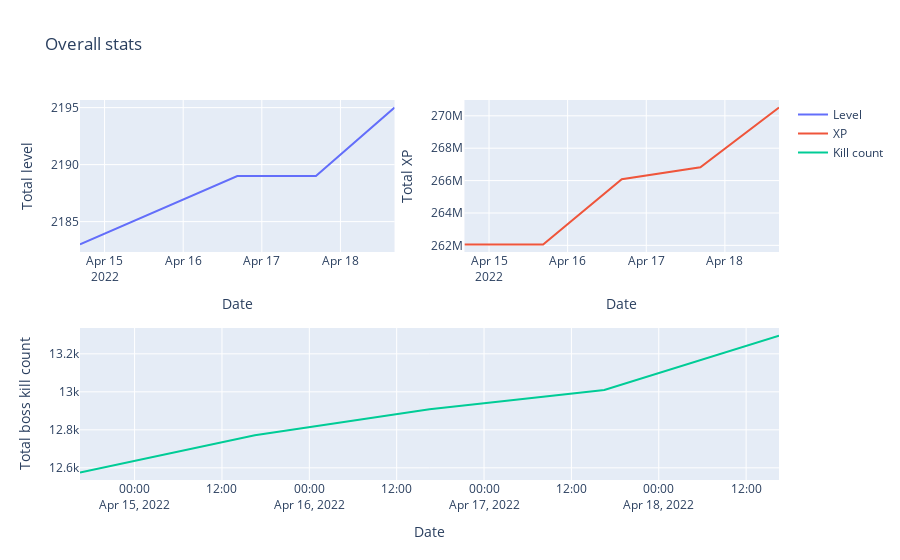

The code cell stored with this chart in its notebook:
### Markdown cell above
---

### Create interactive plots of overall level/XP and total boss kill count

### Code cell
overall_plot = make_subplots(rows=2, cols=2,
                             vertical_spacing=0.2,
                             specs=[[{}, {}],
                                    [{"colspan": 2}, None]])
overall_plot.append_trace(go.Scatter(x=skills[(skills['Skill'] ==
                                               'Overall')]['Date'],
                                     y=skills[(skills['Skill'] ==
                                               'Overall')]['Level'],
                                     name='Level', mode='lines'),
                          row=1, col=1)
overall_plot.append_trace(go.Scatter(x=skills[(skills['Skill'] ==
                                               'Overall')]['Date'],
                                     y=skills[(skills['Skill'] ==
                                               'Overall')]['XP'],
                                     name='XP', mode='lines'),
                          row=1, col=2)
overall_plot.append_trace(go.Scatter(x=total_killcount['Date'],
                                     y=total_killcount['Kill count'],
                                     name='Kill count', mode='lines'),
                          row=2, col=1)
overall_plot.update_xaxes(title_text='Date', row=1, col=1)
overall_plot.update_xaxes(title_text='Date', row=1, col=2)
overall_plot.update_xaxes(title_text='Date', row=2, col=1)
overall_plot.update_yaxes(title_text='Total level', row=1, col=1)
overall_plot.update_yaxes(title_text='Total XP', row=1, col=2)
overall_plot.update_yaxes(title_text='Total boss kill count', row=2, col=1)
overall_plot.update_layout(title_text='Overall stats')
iplot(overall_plot) # File saved manually as plotly_overall_stats.png

### Figure 1 — Plotly figure (JSON) as saved in the notebook; plotly's stock layout.template omitted (floating-point values rounded to 4 significant figures)
{"data": [{"mode": "lines", "name": "Level", "type": "scatter", "x": ["2022-04-14T16:30:00", "2022-04-15T16:31:00", "2022-04-16T16:31:00", "2022-04-17T16:31:00", "2022-04-18T16:31:00"], "xaxis": "x", "y": [2183, 2186, 2189, 2189, 2195], "yaxis": "y"}, {"mode": "lines", "name": "XP", "type": "scatter", "x": ["2022-04-14T16:30:00", "2022-04-15T16:31:00", "2022-04-16T16:31:00", "2022-04-17T16:31:00", "2022-04-18T16:31:00"], "xaxis": "x2", "y": [262059444, 262059444, 266080890, 266820641, 270506641], "yaxis": "y2"}, {"mode": "lines", "name": "Kill count", "type": "scatter", "x": ["2022-04-14T16:30:00", "2022-04-15T16:31:00", "2022-04-16T16:31:00", "2022-04-17T16:31:00", "2022-04-18T16:31:00"], "xaxis": "x3", "y": [12576, 12772, 12908, 13010, 13296], "yaxis": "y3"}], "layout": {"title": {"text": "Overall stats"}, "xaxis": {"anchor": "y", "domain": [0, 0.45], "title": {"text": "Date"}}, "xaxis2": {"anchor": "y2", "domain": [0.55, 1], "title": {"text": "Date"}}, "xaxis3": {"anchor": "y3", "domain": [0, 1], "title": {"text": "Date"}}, "yaxis": {"anchor": "x", "domain": [0.6, 1], "title": {"text": "Total level"}}, "yaxis2": {"anchor": "x2", "domain": [0.6, 1], "title": {"text": "Total XP"}}, "yaxis3": {"anchor": "x3", "domain": [0, 0.4], "title": {"text": "Total boss kill count"}}}}
